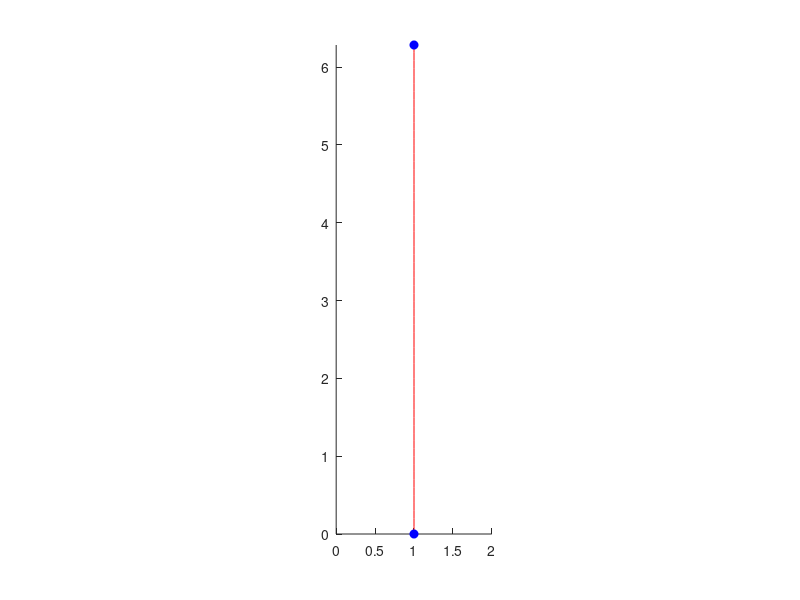

Write MATLAB code to recreate this figure.
function [x1,y1] = objProfile(profiletype,npoints,xscale,yscale,connect,interp)

% OBJPROFILE
%

% Copyright (C) 2016 Toni Saarela
% 2016-05-27 - ts - first version
% 2016-05-28 - ts - polar, improvements, input args
% 2016-05-30 - ts - renamed
% 2016-06-10 - ts - rewritten; implemented moving and deleting points
%                   (lacks polar profile now)
% 2016-06-12 - ts - implemented 'connecting' the ends of the curve
%                   added option for linear interpolation
% 2016-06-14 - ts - started implementing polar, not finished
% 2016-06-17 - ts - option to change axis scale

% TODO:
% Implement polar
% Options as name-value pairs
% Implement 'snap-to-grid'
% Unify variable names across callback functions:
%  - x and xdat etc

if ~nargin || isempty(profiletype)
  profiletype = 'linear';
end

if nargin<2 || isempty(npoints)
  npoints = 64;
end

if nargin<3 || isempty(xscale)
  xscale = 2;
end

if nargin<4 || isempty(yscale)
  yscale = 2*pi;
end

connect_explicit_false = false;
if nargin<5 || isempty(connect)
  connect = false;
elseif ~connect
  connect_explicit_false = true;
end

if nargin<6 || isempty(interp)
   interp = 'spline';
end

if ~any(strcmp({'spline','linear'},interp))
  error('Invalid interpolation type.  Use ''spline'' or ''linear''.');
end

fh = figure;
ah = gca;
switch profiletype
  case 'linear'
    xlim = [0 xscale];
    ylim = [0 yscale];
    axis equal
    set(ah,'XLim',xlim,'YLim',ylim);
    hold on

    if nargin<5 || isempty(connect)
      connect = false;
    end
    
    y = ylim;
    x = xscale/2*[1 1];
    
    y1 = linspace(0,yscale,npoints);
    x1 = interp1(y,x,y1,'spline');
    
    hsmooth = plot(x1,y1,'r-');
    hdat = plot(x,y,'ob','MarkerFaceColor','b');
    drawnow
    
  case 'polar'
    xlim = [-xscale xscale];
    ylim = [-xscale xscale];
    y = [0 pi/2 pi 3*pi/2];
    x = [1 1 1 1];
    hsmooth = [];
    hdat = polar(y,x,'ob');
    set(hdat,'MarkerFaceColor','b');
    set(ah,'XLim',xlim,'YLim',ylim);
    set(ah,'RTick',xscale);
    axis equal
    hold on
    if ~connect_explicit_false
      connect = true;
    end
end

%------------------------------------------------------------
fprintf('Click to add new points, hit enter to quit.\n');
fprintf('Drag to move points.\n');
fprintf('Drag outside axes to delete points.\n');
fprintf('Hit + or - to change the scale of axis.\n');
fprintf('Hit ''r'' if the graph does not refresh automatically.\n');
if exist('OCTAVE_VERSION'), fflush(stdout); end
%------------------------------------------------------------


setappdata(fh,'h',hdat);
setappdata(fh,'hsmooth',hsmooth);

hlate = plot(-100,-100,'ob','MarkerFaceColor','b');
setappdata(fh,'hlatest',hlate);

hmove = plot(-100,-100,'o','MarkerSize',8,...
               'MarkerEdgeColor',[.7 .7 .7],...
               'MarkerFaceColor',[.7 .7 .7]);
setappdata(fh,'hmovepoint',hmove);

setappdata(fh,'npoints',npoints);
setappdata(fh,'connect',connect);
setappdata(fh,'interp',interp);

set(gcf,'windowbuttondownfcn',@starttrackmouse);
set(gcf,'keypressfcn',@keyfunc);

set(0,'userdata',false)
waitfor(0,'userdata',true);

x1 = get(hsmooth,'xdata');

end

%------------------------------------------------------------
% Callback functions below.

function keyfunc(src,data)
  switch data.Key
    case 'return'
      %setappdata(src,'abort',true);
      %fprintf('Enter pressed.\n');
      set(gcf,'windowbuttondownfcn','');
      set(gcf,'windowbuttonupfcn','');
      set(0,'userdata',true);
    case 'plus'
      xlim = get(gca,'XLim');
      xlim(2) = xlim(2) + .5;
      set(gca,'XLim',xlim);
      drawnow
    case 'minus'
      xlim = get(gca,'XLim');
      xlim(2) = xlim(2) - .5;
      set(gca,'XLim',xlim);
      drawnow
    case 'r'
      drawnow
  end
end

function starttrackmouse(src,data)
  h = getappdata(src,'h');
  x = get(h,'xdata');
  y = get(h,'ydata');
  pos = get(gca,'currentpoint');
  dist = sqrt((x-pos(1,1)).^2+(y-pos(1,2)).^2);
  if min(dist)<.2
    idx = find(dist==min(dist));
    xtmp = x(idx);
    ytmp = y(idx);
    hmove = getappdata(src,'hmovepoint');
    set(hmove,'xdata',xtmp,'ydata',ytmp);
    setappdata(src,'newpoint',false);
    setappdata(src,'hmovepoint',hmove);
    setappdata(src,'idx',idx);
  else
    setappdata(src,'newpoint',true);
  end
  set(src,'windowbuttonupfcn',@endtrackmouse);
  set(src,'windowbuttonmotionfcn',@plotpoint);
end

function endtrackmouse(src,data)
  set(src,'windowbuttonmotionfcn','');

  htmp = getappdata(src,'hmovepoint');
  set(htmp,'xdata',[],'ydata',[]);

  htmp = getappdata(src,'hlatest');
  set(htmp,'xdata',[],'ydata',[]);

  con = getappdata(src,'connect');

  h = getappdata(src,'h');
  xdat = get(h,'xdata');
  ydat = get(h,'ydata');
  xlim = get(gca,'XLim');
  ylim = get(gca,'YLim');
  pos = get(gca,'currentpoint');
  x = pos(1,1);
  y = pos(1,2);
  offlimits = false;
  if (x<xlim(1) || x>xlim(2)) || (y<ylim(1) || y>ylim(2))
    offlimits = true;
  end
  if getappdata(src,'newpoint') && ~offlimits
    [ydat,idx] = sort([ydat y]);
    xdat = [xdat x];
    xdat = xdat(idx);
  else
    idx = getappdata(src,'idx');
    if offlimits
      if idx>1 && idx<length(xdat)
        xdat(idx) = [];
        ydat(idx) = [];
      end
    else
      if idx>1 && idx<length(ydat)
        ydat(idx) = y;
      end
      xdat(idx) = x;
      if con && idx==1
        xdat(end) = xdat(1); 
      elseif con && idx==length(xdat)
        xdat(1) = xdat(end);
      end
    end
  end
  set(h,'xdata',xdat,'ydata',ydat);

  h = getappdata(src,'hsmooth');
  npts = getappdata(src,'npoints');
  interp = getappdata(src,'interp');
  y1 = get(h,'ydata');

  if con
     xdat = [xdat(1:(end-1)) xdat xdat(2:end)];
     ydat = [ydat(1:(end-1))-ydat(end) ydat ydat(2:end)+ydat(end)];
     y1 = [y1(1:(end-1))-y1(end) y1 y1(2:end)+y1(end)];
     x1 = interp1(ydat,xdat,y1,interp);
     x1 = x1(npts:(2*npts-1));
  else
    x1 = interp1(ydat,xdat,y1,interp);
  end
  set(h,'xdata',x1);

  %pause(.1);
  drawnow; drawnow; drawnow

end

function plotpoint(src,event)
  h = getappdata(src,'hlatest');
  pos = get(gca,'currentpoint');
  set(h,'xdata',pos(1,1),'ydata',pos(1,2));
  drawnow
end
